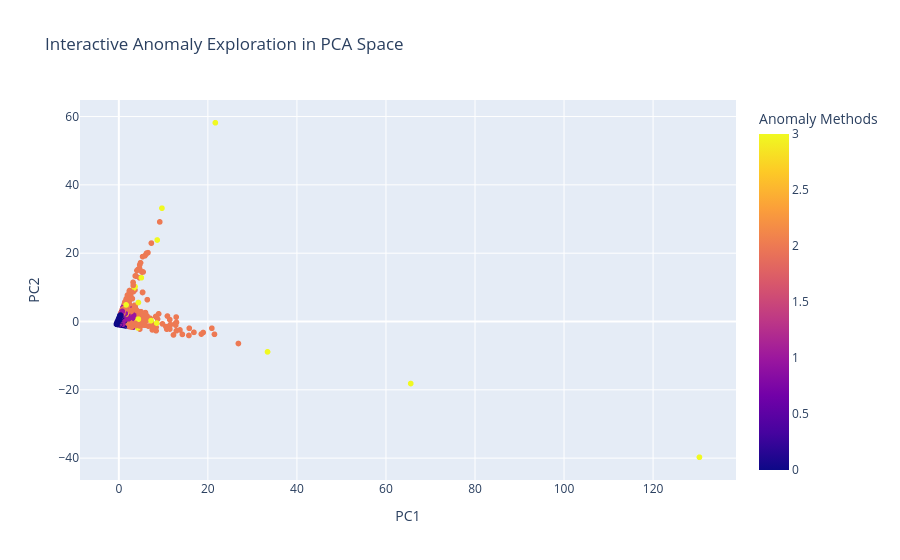

Notebook code for this chart:
### Code cell
import plotly.express as px

dashboard_df = pd.DataFrame({
    "PC1": X_pca[:, 0],
    "PC2": X_pca[:, 1],
    "Game": df["name"],
    "Anomaly Methods": df["anomaly_method_count"],
    "Z-Score": df["zscore_anomaly"],
    "Isolation Forest": df["iforest_anomaly"],
    "LOF": df["lof_anomaly"]
})

fig = px.scatter(
    dashboard_df,
    x="PC1",
    y="PC2",
    color="Anomaly Methods",
    hover_name="Game",
    hover_data=[
        "Z-Score",
        "Isolation Forest",
        "LOF"
    ],
    title="Interactive Anomaly Exploration in PCA Space"
)

fig.show()

### Figure 1 — Plotly figure (JSON) as saved in the notebook; plotly's stock layout.template omitted (floating-point values rounded to 4 significant figures; data arrays with more than 128 entries replaced by an {"elided": "..."} marker saying what was removed)
{"data": [{"customdata": {"elided": "9957x3 bool values"}, "hovertemplate": "<b>%{hovertext}</b><br><br>PC1=%{x}<br>PC2=%{y}<br>Z-Score=%{customdata[0]}<br>Isolation Forest=%{customdata[1]}<br>LOF=%{customdata[2]}<br>Anomaly Methods=%{marker.color}<extra></extra>", "hovertext": {"elided": "9957 str values"}, "legendgroup": "", "marker": {"color": {"elided": "9957 int values"}, "coloraxis": "coloraxis", "symbol": "circle"}, "mode": "markers", "name": "", "showlegend": false, "type": "scattergl", "x": {"elided": "9957 float values"}, "xaxis": "x", "y": {"elided": "9957 float values"}, "yaxis": "y"}], "layout": {"coloraxis": {"colorbar": {"title": {"text": "Anomaly Methods"}}, "colorscale": [[0, "#0d0887"], [0.1111, "#46039f"], [0.2222, "#7201a8"], [0.3333, "#9c179e"], [0.4444, "#bd3786"], [0.5556, "#d8576b"], [0.6667, "#ed7953"], [0.7778, "#fb9f3a"], [0.8889, "#fdca26"], [1, "#f0f921"]]}, "legend": {"tracegroupgap": 0}, "title": {"text": "Interactive Anomaly Exploration in PCA Space"}, "xaxis": {"anchor": "y", "domain": [0, 1], "title": {"text": "PC1"}}, "yaxis": {"anchor": "x", "domain": [0, 1], "title": {"text": "PC2"}}}}
